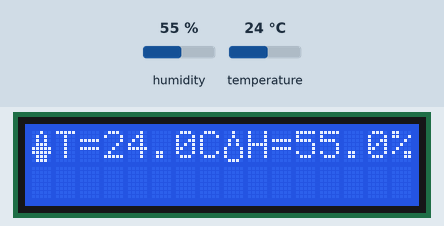
Simulated run of this program. Board: ESP32 board running MicroPython. Shown: 16×2 character LCD. The inputs (shaded band) are chosen by the test bench; at power-on: humidity 55 %, temperature 24 °C. Library files of the repository ran but are not shown: i2c_lcd.py.

Above: at 1.2 s.
1.3 s: humidity set to 22 %
At 3.1 s:
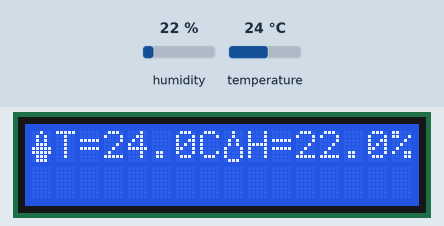
4.0 s: temperature set to 12 °C
At 4.7 s:
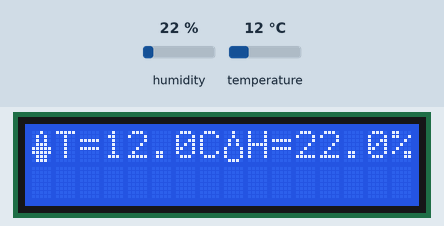
6.7 s: humidity set to 40 %
At 9.2 s:
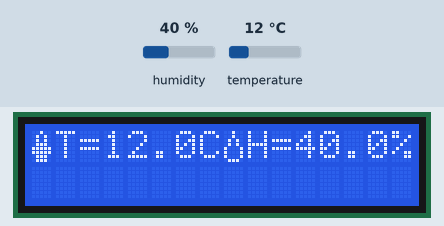
9.7 s: temperature set to 19 °C
At 10.8 s:
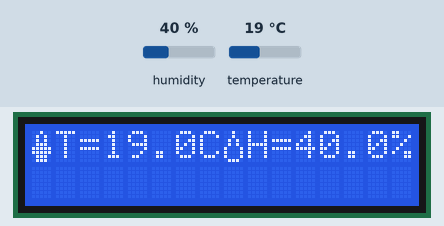
Timing chart, 0 to 12.7 s (numbered marks = the images above; inputs shaded):
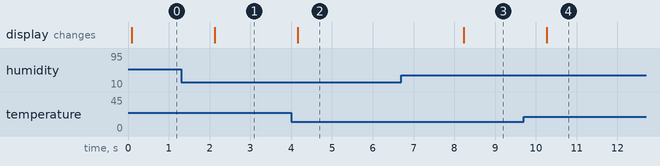

The program:

main.py
```python
# code written by Shemanto Sharkar (let's connect on LinkedIn: https://www.linkedin.com/in/shemanto/)
#step-1: impoting necessary modules
from machine import Pin
from utime import sleep
import dht
from machine import SoftI2C, Pin
from i2c_lcd import I2cLcd

AddressOfLcd = 0x27
i2c = SoftI2C(scl=Pin(22), sda=Pin(21), freq=400000) # connect scl to GPIO 22, sda to GPIO 21
lcd = I2cLcd(i2c, AddressOfLcd, 2, 16)

#step-2: telling ESP32 where our sensor's data pin is connected
sensor = dht.DHT22(Pin(13))

Thermometer_icon = bytearray([0x04,0x0A,0x0A,0x0E,0x1F,0x1F,0x0E,0x0E])
Waterdrop_icon = bytearray([0x04,0x04,0x0A,0x0A,0x11,0x11,0x11,0x0E])
wind_icon = bytearray([0x00,0x1C,0x10,0x1F,0x03,0x1F,0x10,0x1C])

lcd.custom_char(0, Thermometer_icon)
lcd.custom_char(1, Waterdrop_icon)

#step-3: reading data continuously inside loop
while True:
  try:
    sensor.measure()
    t = sensor.temperature()
    h = sensor.humidity()
    lcd.move_to(0,0)
    lcd.putstr(chr(0) + "T=" + str(t) + "C" + chr(1) + "H=" + str(h) + "%")
    #lcd.move_to(0,1)
    sleep(2)

  except OSError as e: # Error Handling
    lcd.move_to(0,0)
    lcd.putstr("Error Data")
```

Measured:
- after the input at 1.3 s, the display: changes after 0.82 s (image 1)
- after the input at 4.0 s, the display: changes after 0.16 s (image 2)
- after the input at 6.7 s, the display: changes after 1.5 s (image 3)
- after the input at 9.7 s, the display: changes after 0.57 s (image 4)
